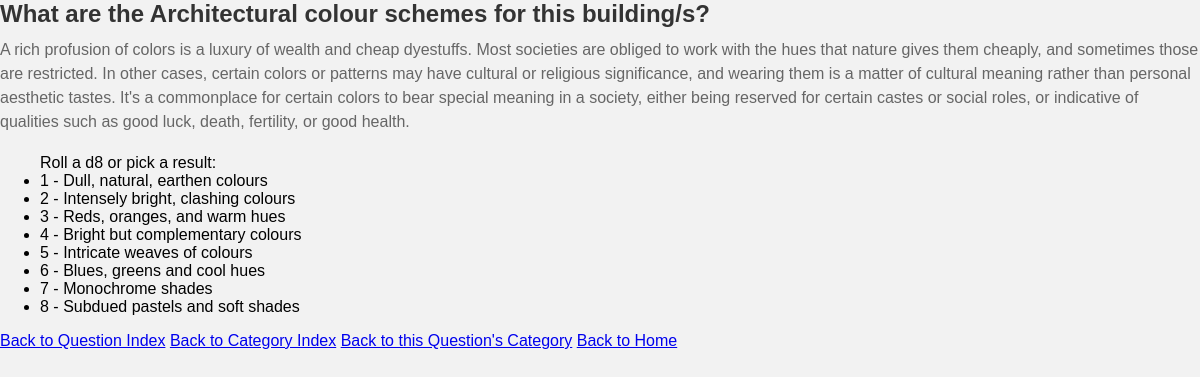
The page /oracles/3/ on the database its author committed.
### oracles/models.py (models this page shows, shortened)
class OracleQuestion(models.Model):
    question_text = models.CharField(max_length=200)
    category = models.CharField(max_length=200, default='General')
    description = models.TextField(blank=True)
    die = models.CharField(max_length=6, default='d20')

class OracleAnswer(models.Model):
    oracle = models.ForeignKey(OracleQuestion, on_delete=models.CASCADE, related_name='choices')
    choice_text = models.CharField(max_length=200)
    roll_value = models.IntegerField(default=0)

### oracles/views.py (the view)
# urls.py: path('<int:question_id>/', views.detail, name='detail'),
def detail(request, question_id):
    question = OracleQuestion.objects.get(pk=question_id)
    return render(request, 'oracles/detail.html', {'question': question})

### oracles/templates/oracles/detail.html
{% load static %}
<link rel="stylesheet" href="{% static 'simpleGMe/css/styles.css' %}">
<h1>{{ question.question_text }}</h1>
<p>{{ question.description }}</p>
<ul>Roll a {{ question.die }} or pick a result:
{% for choice in question.choices.all %}
<li>{{ choice.roll_value }} - {{ choice.choice_text }}</li>
{% endfor %}
</ul>
<a href="{% url 'oracles:index' %}">Back to Question Index</a>
<a href="{% url 'oracles:indexCategory' %}">Back to Category Index</a>
<a href="{% url 'oracles:category' question.category %}">Back to this Question's Category</a>
<a href="/">Back to Home</a>

### simpleGMe/static/simpleGMe/css/styles.css (style rules this page uses)
body, h1, p { margin: 0; padding: 0; }
h1 { font-size: 24px; font-weight: bold; color: #333; margin-bottom: 10px; }
p { font-size: 16px; color: #666; line-height: 1.5; margin-bottom: 20px; }

### rows shown on the page
OracleQuestion: question_text "What are the Architectural colour schemes for this building/s?", description "A rich profusion of colors is a luxury of wealth and cheap dyestuffs. Most societies are obliged to work with the hues that nature gives them cheaply, and sometimes those are restricted. In other cases, certain colors or patterns may have cultural or religious significance, and wearing them is a matter of cultural meaning rather than personal aesthetic tastes. It's a commonplace for certain colors to bear special meaning in a society, either being reserved for certain castes or social roles, or indicative of qualities such as good luck, death, fertility, or good health.", die "d8"
OracleAnswer: roll_value "1", choice_text "Dull, natural, earthen colours"
OracleAnswer: roll_value "2", choice_text "Intensely bright, clashing colours"
OracleAnswer: roll_value "3", choice_text "Reds, oranges, and warm hues"
OracleAnswer: roll_value "4", choice_text "Bright but complementary colours"
OracleAnswer: roll_value "5", choice_text "Intricate weaves of colours"
OracleAnswer: roll_value "6", choice_text "Blues, greens and cool hues"
OracleAnswer: roll_value "7", choice_text "Monochrome shades"
OracleAnswer: roll_value "8", choice_text "Subdued pastels and soft shades"
